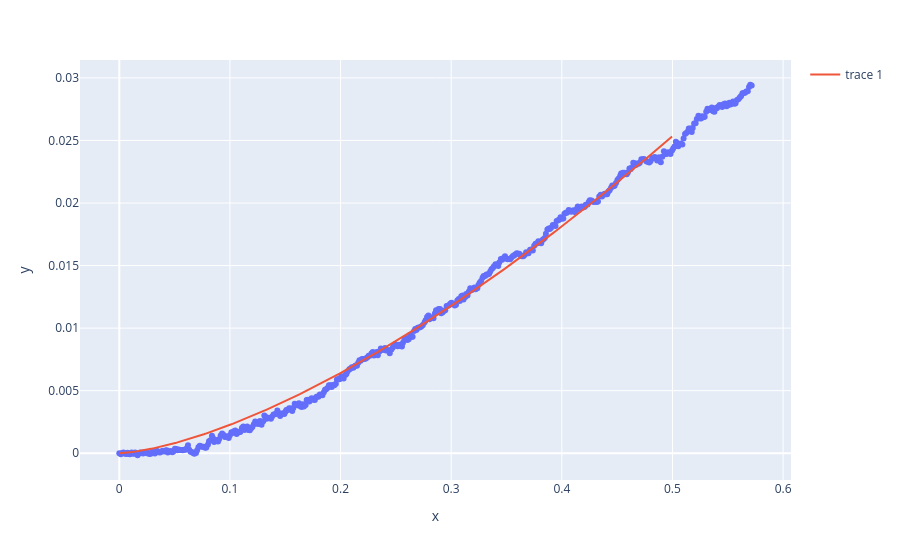
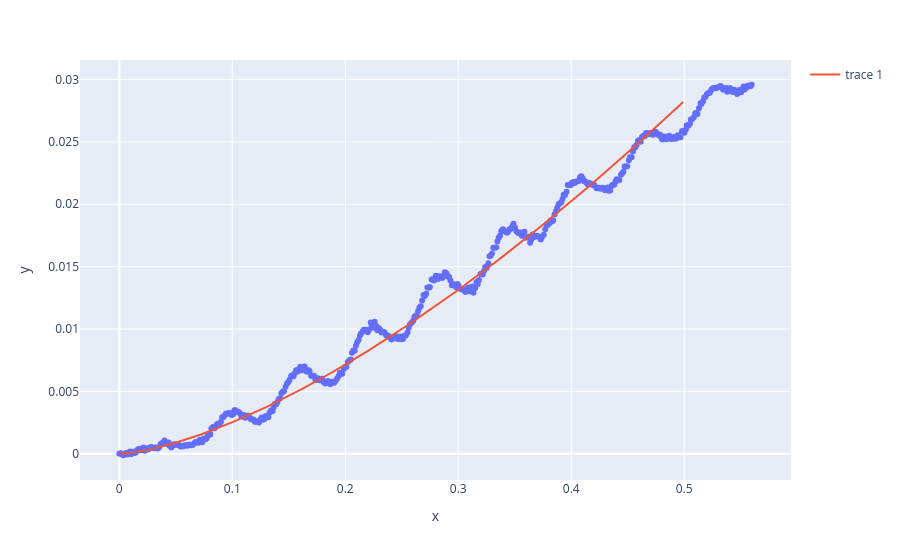
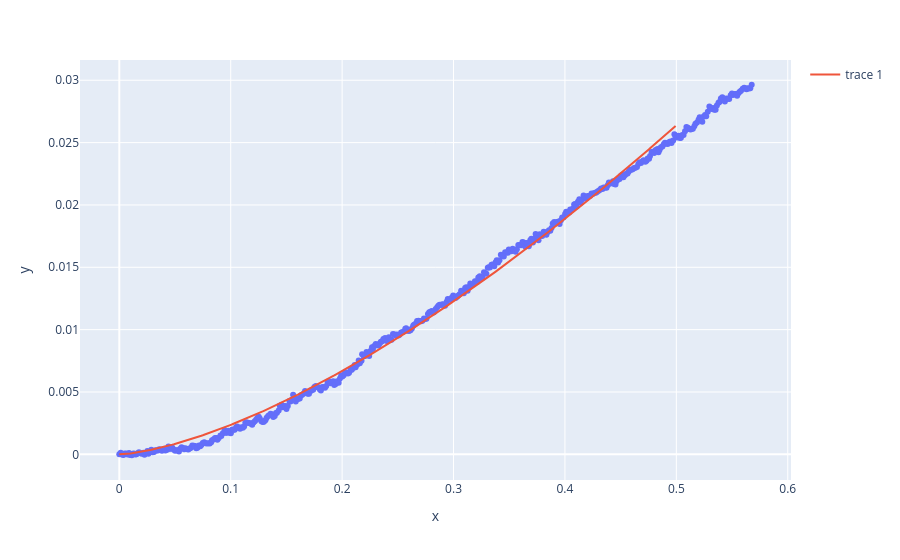
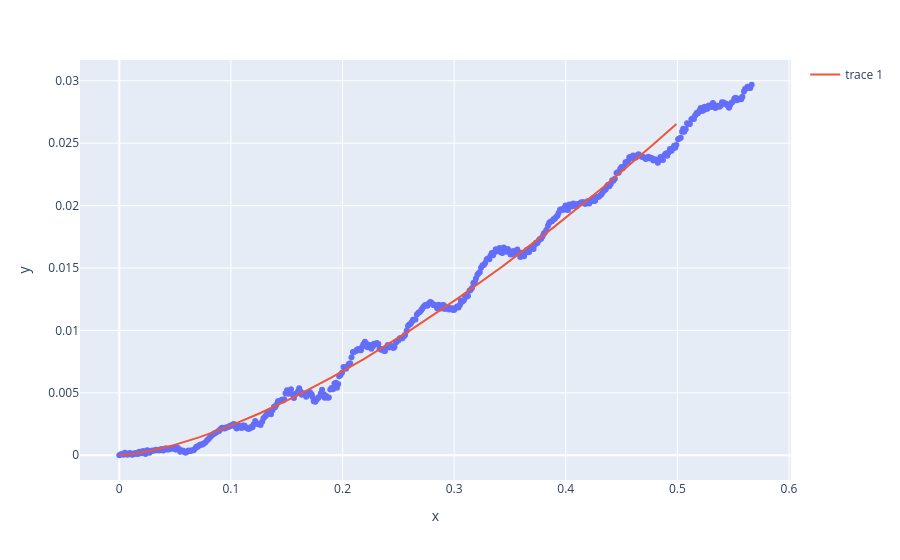

Source (notebook cell) for these figures, in order:
### Code cell
function_arguments = dict(radius=5, nu=0.5, cutoff=10, keyname="youngs_modulus", show_plot=True)
afm.calculate_curve_parameter(function=parameter_youngs_modulus, **function_arguments)

plot_curve_parameters_bar(afm,
                         parameter_names=['youngs_modulus'],
                         labels=['Control'],
                         figsize=(5,5))

### Figure 1 — Plotly figure (JSON) as saved in the notebook; plotly's stock layout.template omitted (floating-point values rounded to 4 significant figures; data arrays with more than 128 entries replaced by an {"elided": "..."} marker saying what was removed)
{"data": [{"hovertemplate": "x=%{x}<br>y=%{y}<extra></extra>", "legendgroup": "", "marker": {"color": "#636efa", "symbol": "circle"}, "mode": "markers", "name": "", "orientation": "v", "showlegend": false, "type": "scatter", "x": {"elided": "479 float values"}, "xaxis": "x", "y": {"elided": "479 float values"}, "yaxis": "y"}, {"type": "scatter", "x": {"elided": "419 float values"}, "y": {"elided": "419 float values"}}], "layout": {"autosize": true, "legend": {"tracegroupgap": 0}, "margin": {"t": 60}, "xaxis": {"anchor": "y", "autorange": true, "domain": [0, 1], "range": [-0.03414, 0.6058], "title": {"text": "x"}, "type": "linear"}, "yaxis": {"anchor": "x", "autorange": true, "domain": [0, 1], "range": [-0.002456, 0.03175], "title": {"text": "y"}, "type": "linear"}}}

### Figure 2 — Plotly figure (JSON) as saved in the notebook; plotly's stock layout.template omitted (floating-point values rounded to 4 significant figures; data arrays with more than 128 entries replaced by an {"elided": "..."} marker saying what was removed)
{"data": [{"hovertemplate": "x=%{x}<br>y=%{y}<extra></extra>", "legendgroup": "", "marker": {"color": "#636efa", "symbol": "circle"}, "mode": "markers", "name": "", "orientation": "v", "showlegend": false, "type": "scatter", "x": {"elided": "470 float values"}, "xaxis": "x", "y": {"elided": "470 float values"}, "yaxis": "y"}, {"type": "scatter", "x": {"elided": "419 float values"}, "y": {"elided": "419 float values"}}], "layout": {"autosize": true, "legend": {"tracegroupgap": 0}, "margin": {"t": 60}, "xaxis": {"anchor": "y", "autorange": true, "domain": [0, 1], "range": [-0.03343, 0.5932], "title": {"text": "x"}, "type": "linear"}, "yaxis": {"anchor": "x", "autorange": true, "domain": [0, 1], "range": [-0.002409, 0.03187], "title": {"text": "y"}, "type": "linear"}}}

### Figure 3 — Plotly figure (JSON) as saved in the notebook; plotly's stock layout.template omitted (floating-point values rounded to 4 significant figures; data arrays with more than 128 entries replaced by an {"elided": "..."} marker saying what was removed)
{"data": [{"hovertemplate": "x=%{x}<br>y=%{y}<extra></extra>", "legendgroup": "", "marker": {"color": "#636efa", "symbol": "circle"}, "mode": "markers", "name": "", "orientation": "v", "showlegend": false, "type": "scatter", "x": {"elided": "476 float values"}, "xaxis": "x", "y": {"elided": "476 float values"}, "yaxis": "y"}, {"type": "scatter", "x": {"elided": "419 float values"}, "y": {"elided": "419 float values"}}], "layout": {"autosize": true, "legend": {"tracegroupgap": 0}, "margin": {"t": 60}, "xaxis": {"anchor": "y", "autorange": true, "domain": [0, 1], "range": [-0.0339, 0.6015], "title": {"text": "x"}, "type": "linear"}, "yaxis": {"anchor": "x", "autorange": true, "domain": [0, 1], "range": [-0.002375, 0.03194], "title": {"text": "y"}, "type": "linear"}}}

### Figure 4 — Plotly figure (JSON) as saved in the notebook; plotly's stock layout.template omitted (floating-point values rounded to 4 significant figures; data arrays with more than 128 entries replaced by an {"elided": "..."} marker saying what was removed)
{"data": [{"hovertemplate": "x=%{x}<br>y=%{y}<extra></extra>", "legendgroup": "", "marker": {"color": "#636efa", "symbol": "circle"}, "mode": "markers", "name": "", "orientation": "v", "showlegend": false, "type": "scatter", "x": {"elided": "474 float values"}, "xaxis": "x", "y": {"elided": "474 float values"}, "yaxis": "y"}, {"type": "scatter", "x": {"elided": "418 float values"}, "y": {"elided": "418 float values"}}], "layout": {"autosize": true, "legend": {"tracegroupgap": 0}, "margin": {"t": 60}, "xaxis": {"anchor": "y", "autorange": true, "domain": [0, 1], "range": [-0.03384, 0.6004], "title": {"text": "x"}, "type": "linear"}, "yaxis": {"anchor": "x", "autorange": true, "domain": [0, 1], "range": [-0.002298, 0.03198], "title": {"text": "y"}, "type": "linear"}}}
